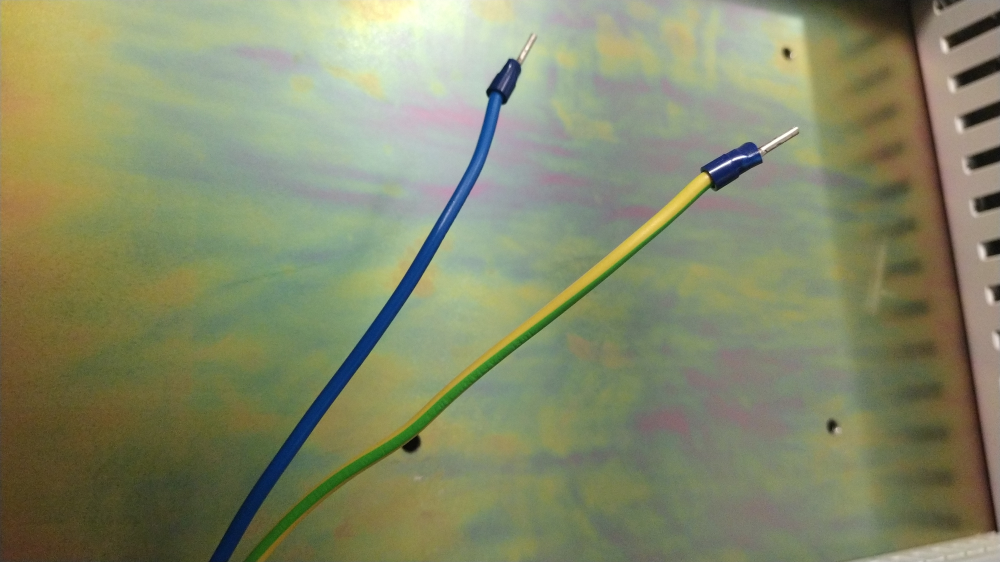
#> input picture utils/test.jpg, 4000 x 2248 px (shown at 1/4 size); its folder holds only this picture in this run
$ python -i graphic_processing.py   (imports and definitions only)
#> lines starting #> are read from the running program, lines starting #| are printed output that depends on the picture; after the words box and inside, x2 and y2 are one past the last pixel; in counts of white or black regions, pixels touching at a corner belong together
#> further down, picture is the input picture: shape (2248, 4000, 3); mean B, G, R 105.6, 137.9, 133
"""
@File    : graphic_processing.py
@Author  : zhangzhuo
@Time    : 2025/11/13
@Description : 文件功能简述，例如：
              用于使用mask标注，生成目标检测样本时，扣取目标制作检测样本时，数据增强使用
@Version : 1.0
"""

import os
import cv2
import numpy as np
import random
import utils.util as util

def save_images(output_path, image_data):
    cv2.imwrite(output_path, image_data)


# 根据mask、object等信息，抽取语义分割目标前景图
# [89 lines left out: functions extract_object_by_mask_and_yolobox, random_perspective_transform, not called in this run]


# 获取透视变换后图像的最小外接矩形区域并裁剪
def crop_min_bounding_rect(image, threshold=1):
    """
    截取图像中非零区域的最小外接矩形

    Args:
        image: 输入图像（灰度或彩色 BGR）
        threshold: 非零判定阈值，默认1（像素>0为非零）

    Returns:
        cropped: 裁剪后的图像
        rect: 外接矩形 (x, y, w, h)
    """
#> called with threshold = 1
    # 如果是彩色图像，转换为灰度
    if len(image.shape) == 3:
        gray = cv2.cvtColor(image, cv2.COLOR_BGR2GRAY)
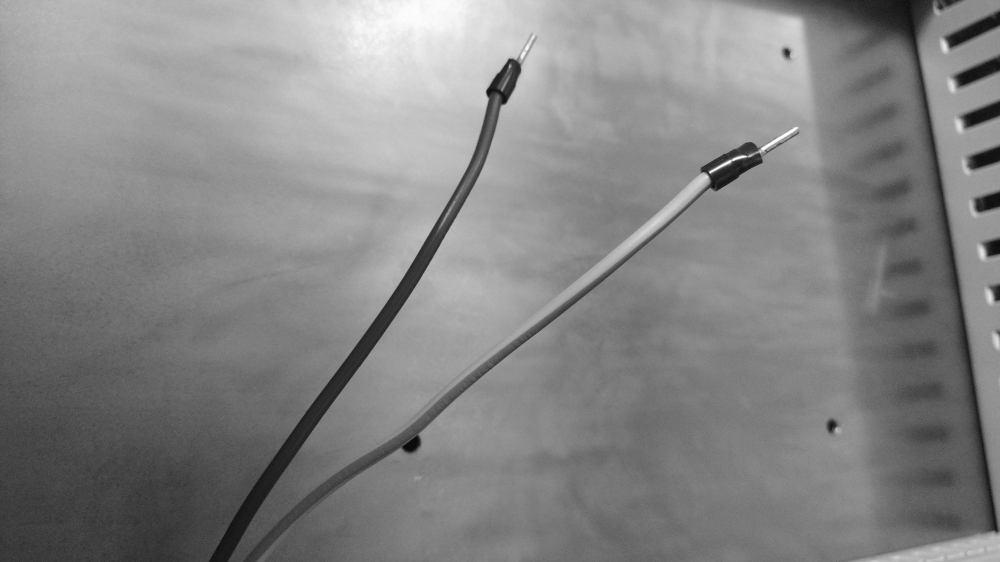
#> gray: shape (2248, 4000) (shown at 1/4 size); min 0, max 255, mean 132.8
    else:
        gray = image.copy()

    # 创建二值化掩码：非零为1
    mask = cv2.threshold(gray, threshold, 255, cv2.THRESH_BINARY)[1]
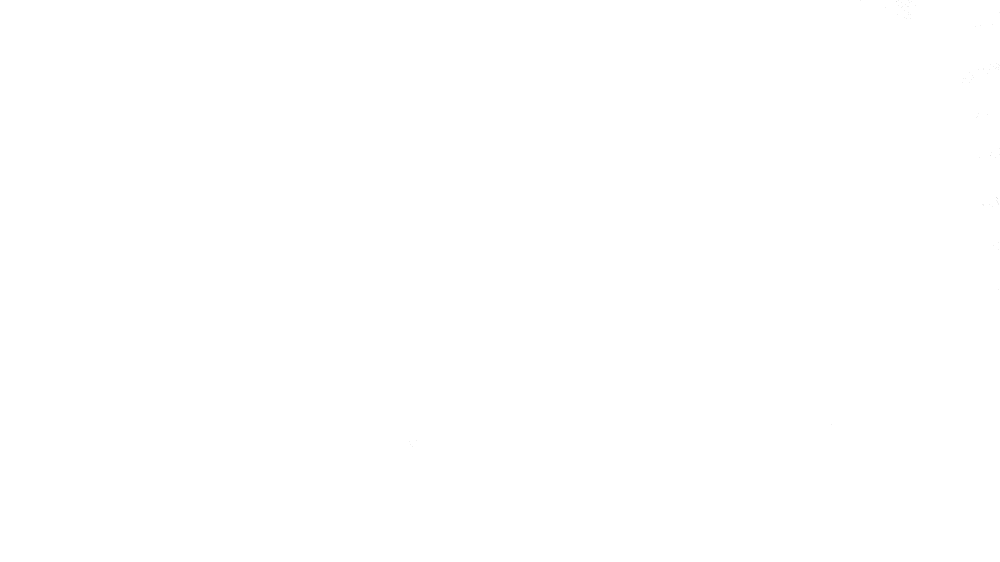
#> mask: shape (2248, 4000) (shown at 1/4 size); 100% white; black in thin lines or dots, all inside (x1, y1, x2, y2) = (1639, 0, 4000, 1785)

    # 找到非零像素坐标
    coords = cv2.findNonZero(mask)
#> coords = contour of 8991916 points, box (x1, y1, x2, y2) (0, 0, 4000, 2248), area 1

    if coords is None:
        # 图像全零
        h, w = image.shape[:2]
        return image, (0, 0, w, h)

    # 计算最小外接矩形
    x, y, w, h = cv2.boundingRect(coords)
#> x = 0; y = 0; w = 4000; h = 2248

    # 裁剪图像
    cropped = image[y:y + h, x:x + w]

    return cropped


# 数据增强
# [199 lines left out: functions augment_image, paste_object_on_background, paste_A_on_B_with_yolo, not called in this run]

>>> import cv2
>>> picture = cv2.imread('test.jpg')
>>> result = crop_min_bounding_rect(picture)

$ run again, on utils/c1_1.jpg
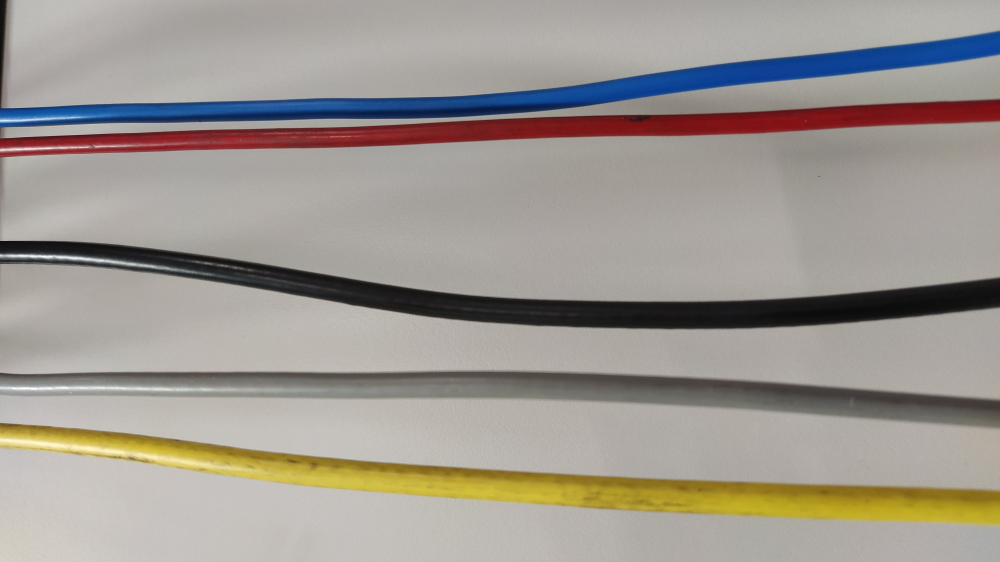
#> input picture utils/c1_1.jpg, 4000 x 2248 px (shown at 1/4 size)
#> picture is the input picture: shape (2248, 4000, 3); mean B, G, R 145.2, 152.3, 158.2
#> in crop_min_bounding_rect, `gray = cv2.cvtColor(image, cv2.COLOR_BGR2GRAY)`:
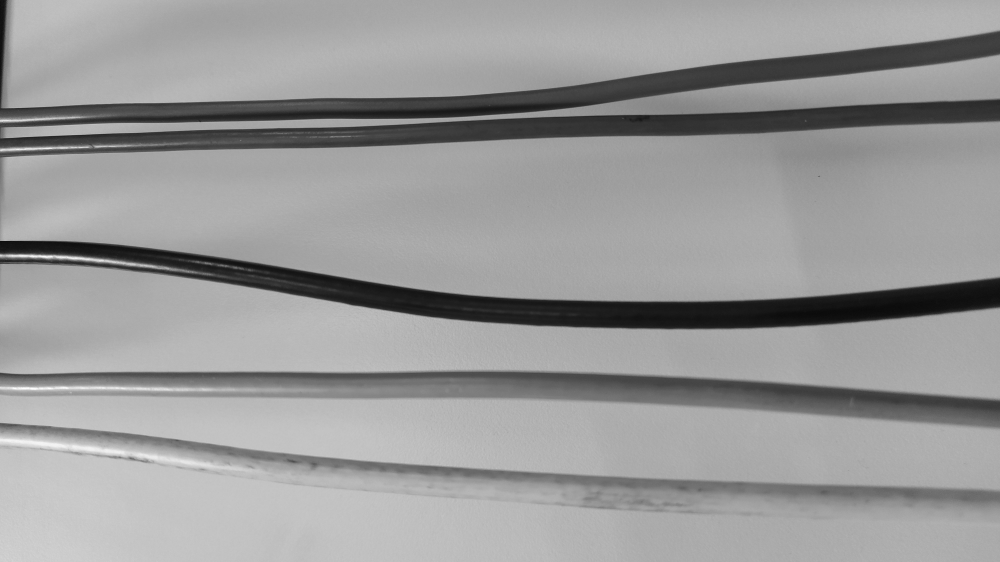
#> gray: shape (2248, 4000) (shown at 1/4 size); min 0, max 255, mean 153.2
#> mask: shape (2248, 4000); 100% white; black in thin lines or dots, all inside (x1, y1, x2, y2) = (0, 6, 41, 966)
#> coords = contour of 8991974 points, box (x1, y1, x2, y2) (0, 0, 4000, 2248), area 0
#> x = 0; w = 4000; h = 2248

$ run again, on utils/c1_2.jpg
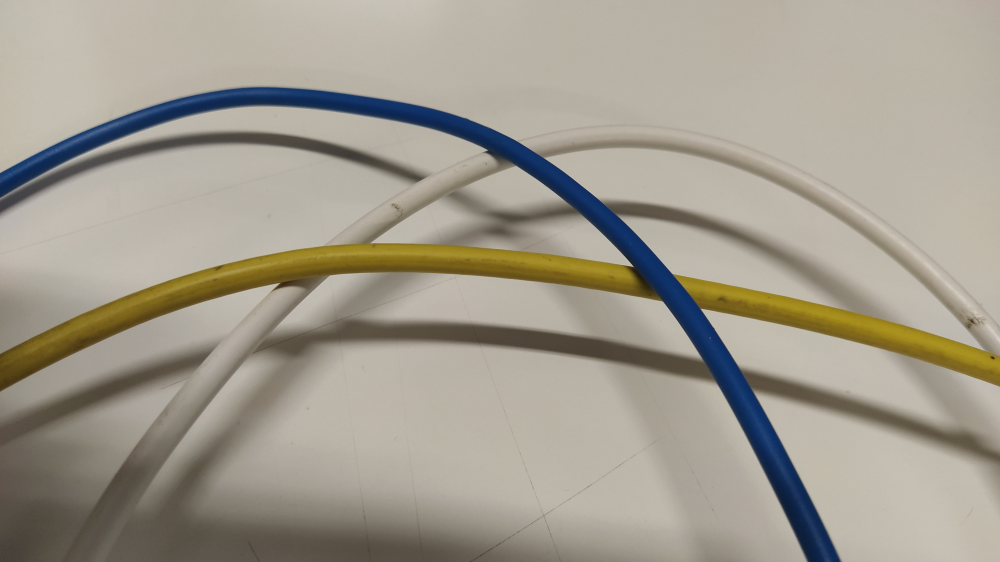
#> input picture utils/c1_2.jpg, 4000 x 2248 px (shown at 1/4 size)
#> picture is the input picture: shape (2248, 4000, 3); mean B, G, R 142.6, 155.6, 161.7
#> in crop_min_bounding_rect, `gray = cv2.cvtColor(image, cv2.COLOR_BGR2GRAY)`:
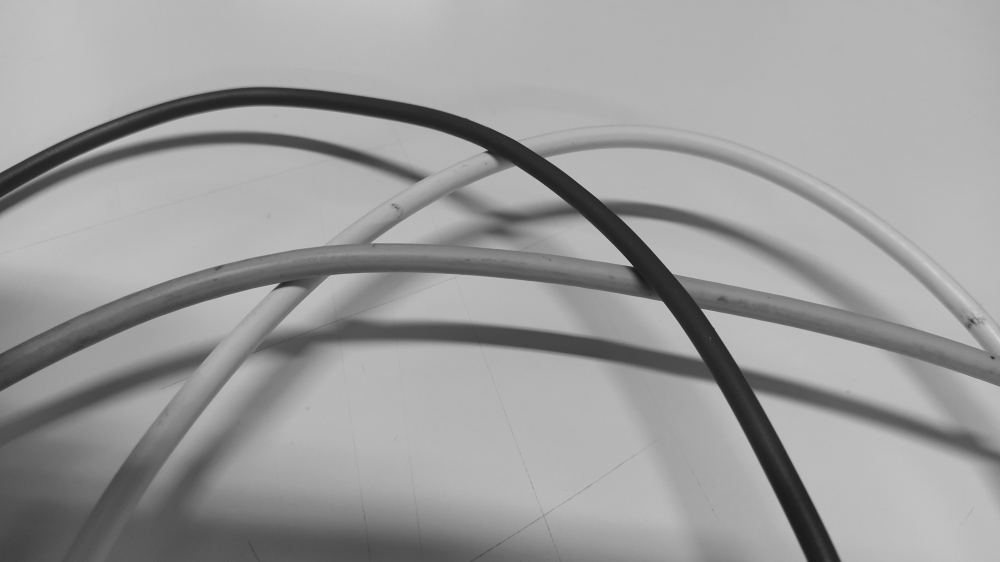
#> gray: shape (2248, 4000) (shown at 1/4 size); min 13, max 225, mean 155.8
#> mask: shape (2248, 4000); every value is 255
#> coords = contour of 8992000 points, box (x1, y1, x2, y2) (0, 0, 4000, 2248), area 0
#> x = 0; w = 4000; h = 2248
